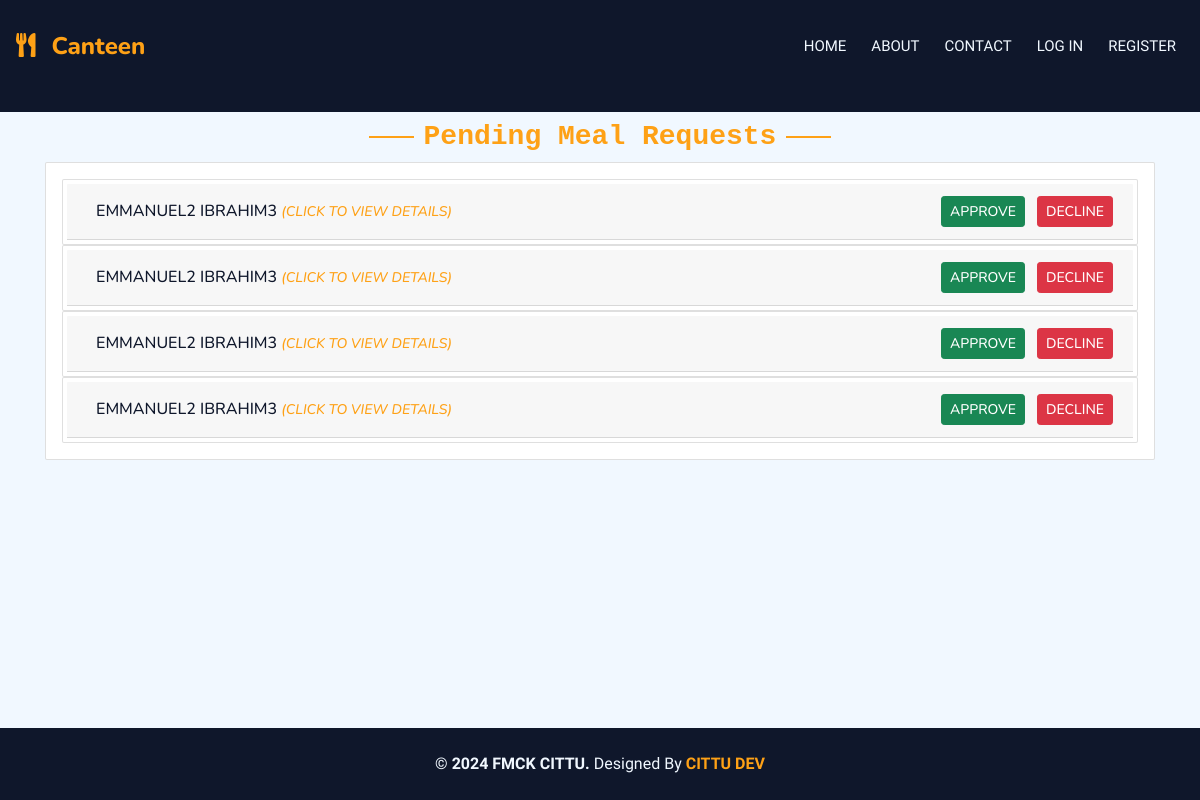
The page /meal_request_list on the database as committed earlier.
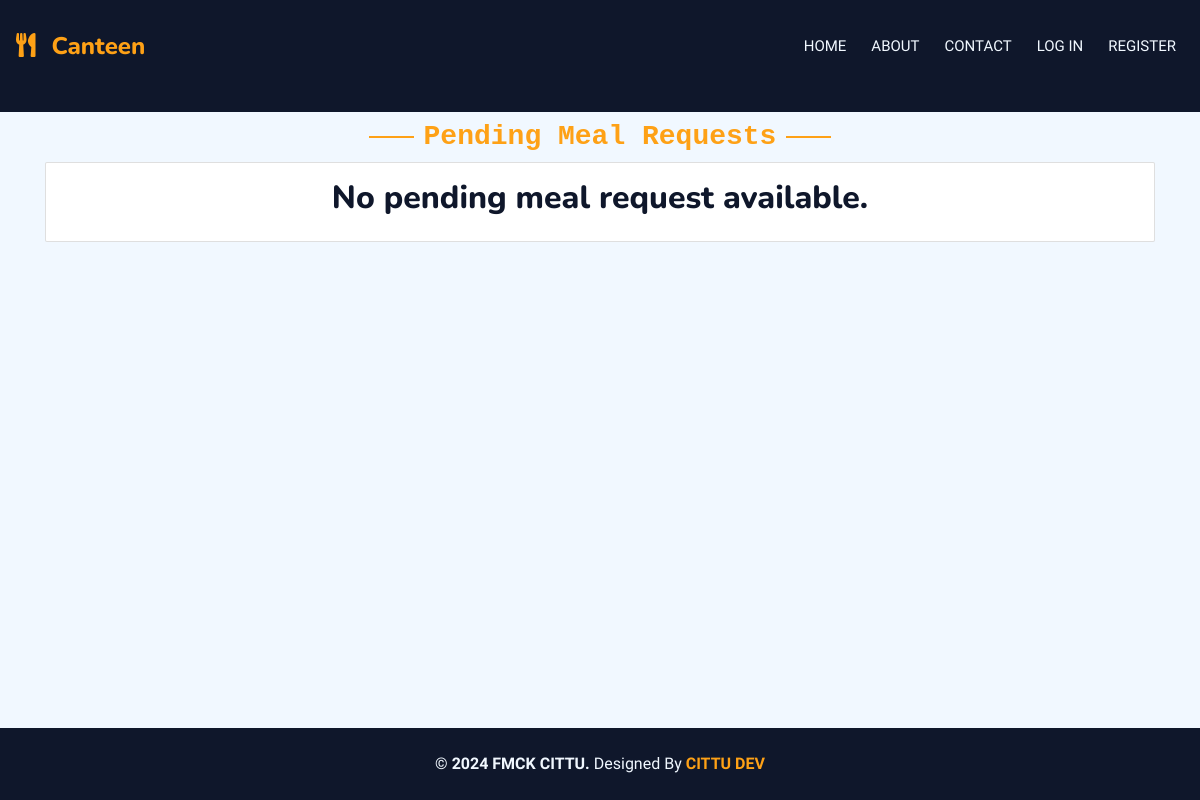
The same page on the database as committed later.
### main/models.py (models this page shows, shortened)
class Request(models.Model):
    user = models.ForeignKey(User, on_delete=models.SET_NULL, null=True)
    date_created = models.DateTimeField(auto_now_add=True)
    class Meta:
        verbose_name_plural = "Request"

### accounts/models.py (models this page shows, shortened)
class User(AbstractUser):
    firstname = models.CharField(max_length=200)
    lastname = models.CharField(max_length=200)
    othername = models.CharField(max_length=100 ,blank=True,null=True)
    username = models.CharField(max_length=100, unique=True)  # Ensure username is unique
    file_no = models.CharField(unique=True, max_length=7)
    phone_number = models.CharField(max_length=11)
    department = models.ForeignKey(Department, on_delete=models.SET_NULL, null=True)
    unit = models.ForeignKey(Unit, on_delete=models.SET_NULL, null=True)
    gender = models.ForeignKey(Gender, on_delete=models.CASCADE)
    group = models.ForeignKey(UserGroup, on_delete=models.CASCADE, blank=True, null=True)
    is_intern = models.BooleanField(default=False)
    is_active = models.BooleanField(default=True)
    date_created = models.DateTimeField(auto_now_add=True)
    USERNAME_FIELD = 'username'
    REQUIRED_FIELDS = ['firstname', 'lastname', 'file_no', 'phone_number', 'department', 'unit']
    class Meta:
        verbose_name_plural = "User"

### main/views.py (the view)
# urls.py: path('meal_request_list',views.meal_request_list, name='meal_request_list'),
def meal_request_list(request):
    requests = Request.objects.all()
    context = {'requests': requests}
    return render(request, 'main/pending_meal_requests.html',context)

### main/models.py (called while the page is built)
    def __str__(self):
        return self.title

### templates/main/pending_meal_requests.html (shortened to what this page needs)
{% extends 'base/base.html' %}
{% block content %}
<div class="container-xxl pt-2 pb-3 d-flex justify-content-center align-items-center">
  <div class="container ">
    <div class="text-center">
      <h3 class="section-title ff-secondary text-center text-primary font-monospace">Pending Meal Requests</h3>
  </div>
    <div class="card col-12">
    <div class="card-body">
      {% if requests %}
      {% for request in requests %}
      <div class="card  p-1">
        <div class="card-header" id="heading-{{ request.id }}">
          <div class="mb-0 d-flex justify-content-between align-items-center ">
            <button class="btn btn-btn-outline-primary text-dark" data-bs-toggle="collapse" data-bs-target="#collapse-{{ request.id }}" aria-expanded="true" aria-controls="collapse-{{ request.id }}">
              <span>{{ request.user.firstname }}</span>  <span>{{ request.user.lastname }} </span> <span><small><i class="text-primary">(Click to view details)</i></small></span>
            </button>
            <div>
              <form method="POST" action="{% url 'approve_meal_request' request.id %}">
                <button type="submit" name="action" value="approve" class="btn btn-success btn-sm m-1">Approve</button>
                <button type="submit" name="action" value="decline" class="btn btn-danger btn-sm m-1">Decline</button>
              </form>
            </div>
          </div>
        </div>
      </div>
    {% endfor %}
    {% else %}
    <h2 class='text-center '>No pending meal request available.</h2>
    {% endif %}
    </div>
    </div>
  </div>
</div>
{% endblock content %}

### templates/base/base.html (shortened to what this page needs)
<!DOCTYPE html>
<html lang="en">
<head>
    <link href="https://cdnjs.cloudflare.com/ajax/libs/font-awesome/5.10.0/css/all.min.css" rel="stylesheet">
    <link href="https://cdn.jsdelivr.net/npm/bootstrap-icons@1.4.1/font/bootstrap-icons.css" rel="stylesheet">
     <link rel="stylesheet" href="/static/lib/animate/animate.min.css">
    <link href="/static/lib/owlcarousel/assets/owl.carousel.min.css" rel="stylesheet">
    <link href="/static/lib/tempusdominus/css/tempusdominus-bootstrap-4.min.css" rel="stylesheet" />
    <link href="/static/css/bootstrap.min.css" rel="stylesheet">
    <link href="/static/css/style.css" rel="stylesheet">
</head>
<body>
    {% include 'include/navbar.html' %}
    <main>
        {% block content %}
        {% endblock content %}
    </main>
   {% include 'include/footer.html' %}
</body>
</html>

### templates/include/navbar.html (shortened to what this page needs)
<div class="container-xxl position-relative p-0">
    <nav class="navbar navbar-expand-lg navbar-dark bg-dark px-4 px-lg-3 py-3 py-lg-0">
        <a href="" class="navbar-brand p-0">
            <h4 class="text-primary m-0"><i class="fa fa-utensils me-3"></i>Canteen</h4>
        </a>
        <div class="collapse navbar-collapse" id="navbarCollapse">
            <div class="navbar-nav ms-auto py-0 pe-2">
                <a href="" class="nav-item nav-link">Home</a>
                <a href="" class="nav-item nav-link">About</a>
                <a href="" class="nav-item nav-link">Contact</a>
                {% if user.is_authenticated %}
                    <div class="nav-item dropdown">
                        <a href="#" class="nav-link dropdown-toggle" data-bs-toggle="dropdown"><i class="bi bi-person-circle"></i>{{request.user.username}}</a>
                        <div class="dropdown-menu m-0">
                            <a href="" class="dropdown-item"data-bs-toggle="modal" data-bs-target="#profile" >Profile</a>
                            <a href="" class="dropdown-item" data-bs-toggle="modal" data-bs-target="#change_password">Change Password</a>
                            <a href="" class="dropdown-item" data-bs-toggle="modal" data-bs-target="#change_unit">Change Unit/Dept</a>
                            <a href="{% url 'logout' %}" class="dropdown-item">Logout</a>
                        </div>
                    </div>
                    <span class="nav-item nav-link"></span>
                    <span class="nav-item nav-link"></span>
               {% else %}
               <a href="" class="nav-item nav-link" data-bs-toggle="modal" data-bs-target="#login">Log In</a>
                <a href="" class="nav-item nav-link" data-bs-toggle="modal" data-bs-target="#register">Register</a>
                {% endif %}
            </div>
        </div>
    </nav>
    <div class="container-xxl py-5 bg-dark supporting-container">
        <div class="container my-1 py-1">
        </div>
    </div>
</div>

### templates/include/footer.html (shortened to what this page needs)
<div>
    <div class="footer container-fluid bg-dark text-light text-center flex justify-content-center align-items-center p-4 wow" data-wow-delay="0.1s">
        <span>
            <span>&copy; <b><span id="year"></span> FMCK CITTU.</b></span>
            <span>Designed By <b class="text-primary">CITTU DEV</b></span>
        </span>
    </div>
</div>

### static/css/style.css (style rules this page uses)
* { padding: 0px; }
html, body { height: 100%; margin: 0; padding: 0; overflow-x: hidden; }
body { display: flex; flex-direction: column; }
main { flex: 1 0 auto; }
.container { width: 100%; padding-right: 15px; padding-left: 15px; margin-right: auto; margin-left: auto; }
@media (min-width: 576px) { .container { max-width: 540px; } }
@media (min-width: 768px) { .container { max-width: 720px; } }
@media (min-width: 992px) { .container { max-width: 960px; } }
@media (min-width: 1200px) { .container { max-width: 1140px; } }
:root { --primary: #fea116; --light: #f1f8ff; --dark: #0f172b; }
.ff-secondary { font-family: "Pacifico", cursive; }
.navbar-dark .navbar-nav .nav-link { position: relative; margin-left: 25px; padding: 35px 0; font-size: 15px; color: var(--light) !important; text-transform: uppercase; font-weight: 500; outline: none; transition: 0.5s; }
@media (min-width: 992px) { .navbar-dark { position: absolute; width: 100%; top: 0; left: 0; z-index: 999; background: transparent !important; } }
.section-title { position: relative; display: inline-block; }
.section-title::before { position: absolute; content: ""; width: 45px; height: 2px; top: 50%; left: -55px; margin-top: -1px; background: var(--primary); }
.section-title::after { position: absolute; content: ""; width: 45px; height: 2px; top: 50%; right: -55px; margin-top: -1px; background: var(--primary); }

Rows that differ between the two databases and show on the page:
removed Request: user.firstname "EMMANUEL2", user.lastname "IBRAHIM3"
removed Request: user.firstname "EMMANUEL2", user.lastname "IBRAHIM3"
removed Request: user.firstname "EMMANUEL2", user.lastname "IBRAHIM3"
removed Request: user.firstname "EMMANUEL2", user.lastname "IBRAHIM3"
Other text that changed with them:
text now shown: "No pending meal request available."
